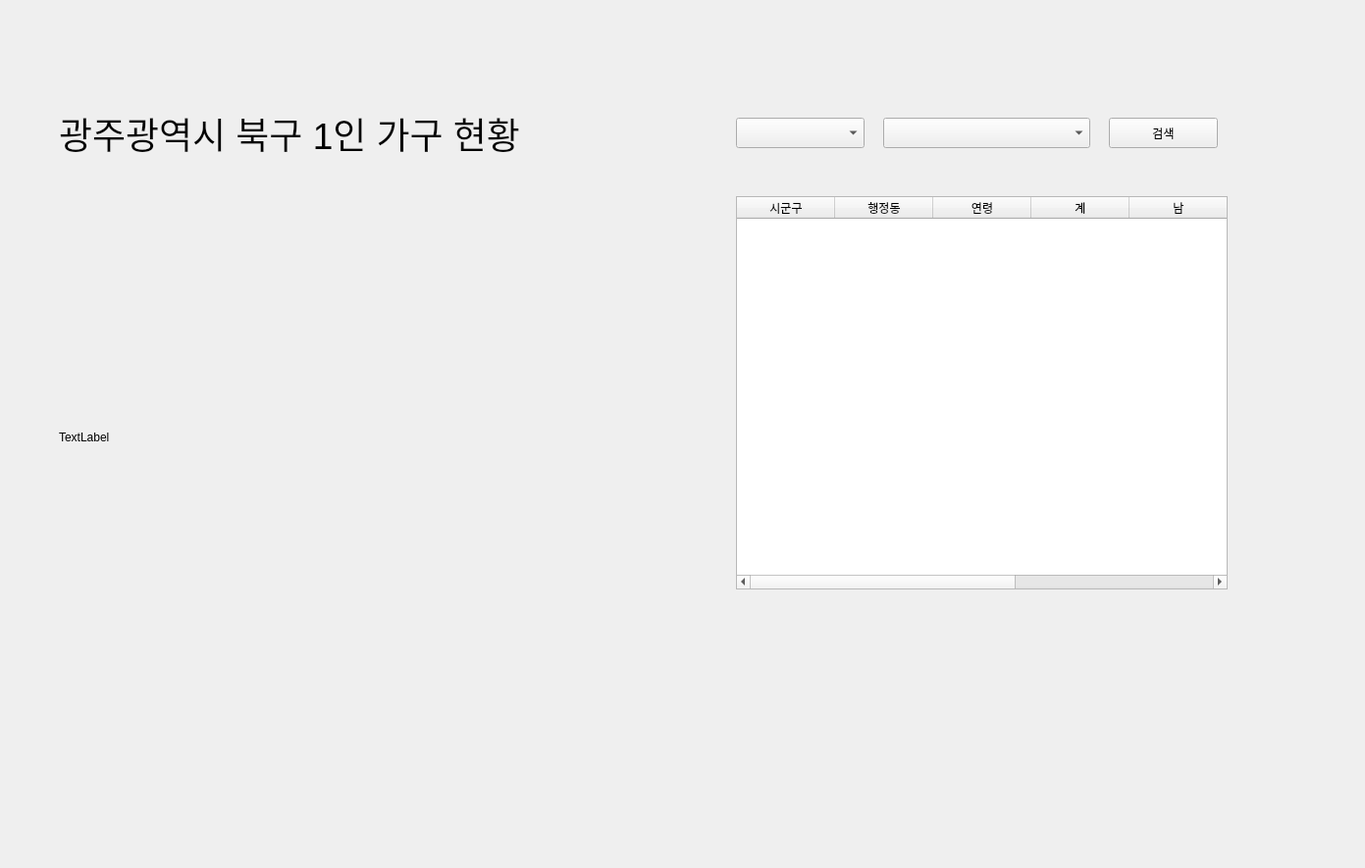
<?xml version="1.0" encoding="UTF-8"?>
<ui version="4.0">
 <class>Form</class>
 <widget class="QWidget" name="Form">
  <property name="geometry">
   <rect>
    <x>0</x>
    <y>0</y>
    <width>1391</width>
    <height>885</height>
   </rect>
  </property>
  <property name="windowTitle">
   <string>Form</string>
  </property>
  <widget class="QLabel" name="map_label">
   <property name="geometry">
    <rect>
     <x>60</x>
     <y>170</y>
     <width>551</width>
     <height>551</height>
    </rect>
   </property>
   <property name="text">
    <string>TextLabel</string>
   </property>
  </widget>
  <widget class="QComboBox" name="comboBox">
   <property name="geometry">
    <rect>
     <x>750</x>
     <y>120</y>
     <width>131</width>
     <height>31</height>
    </rect>
   </property>
  </widget>
  <widget class="QComboBox" name="comboBox_2">
   <property name="geometry">
    <rect>
     <x>900</x>
     <y>120</y>
     <width>211</width>
     <height>31</height>
    </rect>
   </property>
  </widget>
  <widget class="QTableWidget" name="tableWidget">
   <property name="geometry">
    <rect>
     <x>750</x>
     <y>200</y>
     <width>501</width>
     <height>401</height>
    </rect>
   </property>
   <column>
    <property name="text">
     <string>시군구</string>
    </property>
   </column>
   <column>
    <property name="text">
     <string>행정동</string>
    </property>
   </column>
   <column>
    <property name="text">
     <string>연령</string>
    </property>
   </column>
   <column>
    <property name="text">
     <string>계</string>
    </property>
   </column>
   <column>
    <property name="text">
     <string>남</string>
    </property>
   </column>
   <column>
    <property name="text">
     <string>여</string>
    </property>
   </column>
   <column>
    <property name="text">
     <string>데이터기준일</string>
    </property>
   </column>
  </widget>
  <widget class="QPushButton" name="pushButton">
   <property name="geometry">
    <rect>
     <x>1130</x>
     <y>120</y>
     <width>111</width>
     <height>31</height>
    </rect>
   </property>
   <property name="text">
    <string>검색</string>
   </property>
  </widget>
  <widget class="QLabel" name="label">
   <property name="geometry">
    <rect>
     <x>60</x>
     <y>110</y>
     <width>511</width>
     <height>51</height>
    </rect>
   </property>
   <property name="font">
    <font>
     <family>Arial</family>
     <pointsize>28</pointsize>
    </font>
   </property>
   <property name="text">
    <string>광주광역시 북구 1인 가구 현황</string>
   </property>
  </widget>
 </widget>
 <resources/>
 <connections/>
</ui>
